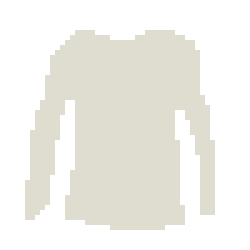
#> input picture Feed Stock/Primary Color/Muted white.png, 50 x 50 px, found by its file name (shown 5 times larger); its folder holds 4 pictures in this run; the run also reads 2 pictures not shown here
$ python UglyXmasSweaterGenerator.py
#> lines starting #> are read from the running program, lines starting #| are printed output that depends on the picture; pictures that were not available may be replaced by others from this repository, and a replacement may not be noted
from PIL import Image
import random
import os

#PATHS
def combinePaths(listofpaths, outputlist, path):
#> called with path = '\\Feed Stock\\Primary Color'
    for x in listofpaths:
        outputlist.append(path + "/" + x)

PATH_PRIMARY = "\Feed Stock\Primary Color"
list_primary = os.listdir(PATH_PRIMARY)
paths_primary = []
combinePaths(list_primary, paths_primary, PATH_PRIMARY)

PATH_SECONDARY = "\Feed Stock\Secondary Color"
list_secondary = os.listdir(PATH_SECONDARY)
paths_secondary = []
combinePaths(list_secondary, paths_secondary, PATH_SECONDARY)

PATH_DESIGN_NO_SECONDARY = "\Feed Stock\Design\All Over"
list_designA = os.listdir(PATH_DESIGN_NO_SECONDARY)
paths_designA = []
combinePaths(list_designA, paths_designA, PATH_DESIGN_NO_SECONDARY)

PATH_DESIGN_SECONDARY_ALLOVER = "\Feed Stock\Design\Part\All Over"
list_designB1 = os.listdir(PATH_DESIGN_SECONDARY_ALLOVER)
paths_designB1 = []
combinePaths(list_designB1, paths_designB1, PATH_DESIGN_SECONDARY_ALLOVER)

PATH_DESIGN_SECONDARY_ARMS = "\Feed Stock\Design\Part\Arms"
list_designB2 = os.listdir(PATH_DESIGN_SECONDARY_ARMS)
paths_designB2 = []
combinePaths(list_designB2, paths_designB2, PATH_DESIGN_SECONDARY_ARMS)

PATH_DESIGN_SECONDARY_CHEST = "\Feed Stock\Design\Part\Chest"
list_designB3 = os.listdir(PATH_DESIGN_SECONDARY_CHEST)
paths_designB3 = []
combinePaths(list_designB3, paths_designB3, PATH_DESIGN_SECONDARY_CHEST)

PATH_DESIGN_SECONDARY_SHOULDERS = "\Feed Stock\Design\Part\Shoulders"
list_designB4 = os.listdir(PATH_DESIGN_SECONDARY_SHOULDERS)
paths_designB4 = []
combinePaths(list_designB4, paths_designB4, PATH_DESIGN_SECONDARY_SHOULDERS)

PATH_FINISHING_TOUCHES = "\Feed Stock\Finishing Touches/1.png"
PATH_OUTPUT = "\Output"

RARE_ADDON = "\Feed Stock/Rare Addons/Snow Outline.png"

# COLORS
red = (161,16,41)
red2 = (175,6,11)
yellow = (255,217,125)
white = (255,255,240)
white2 = (237,237,237)
white3 = (202, 210, 213)
brown = (78,39,24)
green = (31,64,10)
green2= (116, 149,122)
green3 = (33,85,36)
green4= (46,75,57)
colors = [('red', red),('red', red2), ('yellow',yellow), ('brown', brown), ('green',green), ('green', green2), ('green', green3), ('green', green4)]

def generate_sweater_random(iteration, file):
#> called with iteration = 1
    index_base = random.randint(0, len(paths_primary)-1)
    ledg_base = list_primary[index_base].replace(".png", "")
    base = Image.open(paths_primary[index_base])       #open random primary
#> base is the input picture: PIL image 50x50 RGBA; mean R, G, B, A 239.8, 239.3, 232.8, 115.6
    if random.randint(1,101) > 90:                  #10% chance of getting All Over design
        index_designA = random.randint(0,len(paths_designA)-1)
        secondary = Image.open(r"Feed Stock/empty.png")
        designA = Image.open(paths_designA[index_designA])
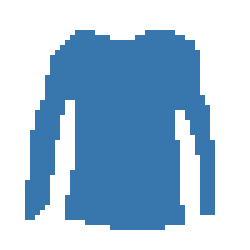
#> input picture Feed Stock/Primary Color/Blue.png, 50 x 50 px, found by its file name (shown 5 times larger)
#> designA is the input picture: PIL image 50x50 RGBA; mean R, G, B, A 134, 172.3, 205.1, 115.6
        designB1 = Image.open(r"Feed Stock/empty.png")
        designB2 = Image.open(r"Feed Stock/empty.png")
        designB3 = Image.open(r"Feed Stock/empty.png")
        designB4 = Image.open(r"Feed Stock/empty.png")
        ledgA = list_designA[index_designA].replace(".png", "")
        ledgSecondary = "None"
        ledgB1 = "None"
        ledgB2 = "None"
        ledgB3 = "None"
        ledgB4 = "None"
    else:                                           #90% chance of getting Composite design
        index_secondary = random.randint(0, len(paths_secondary)-1)
        secondary = Image.open(paths_secondary[index_secondary])
        designA = Image.open(r"Feed Stock/empty.png")
        ledgA = "None"
        ledgSecondary = list_secondary[index_secondary].replace(".png", "")
        if random.randint(1,101) > 90:              #Of the above 90%, 10% chance of getting Composite color All Over design
            index_designB1 = random.randint(0,len(paths_designB1)-1)
            designB1 = Image.open(paths_designB1[index_designB1])
            designB2 = Image.open(r"Feed Stock/empty.png")
            designB3 = Image.open(r"Feed Stock/empty.png")
            designB4 = Image.open(r"Feed Stock/empty.png")
            ledgB1 = list_designB1[index_designB1].replace(".png", "")
            ledgB2 = "None"
            ledgB3 = "None"
            ledgB4 = "None"
        else:                                       #Of the above 90%, 90% chance of getting composite design
            index_designB2 = random.randint(0,len(paths_designB2)-1)
            index_designB3 = random.randint(0,len(paths_designB3)-1)
            index_designB4 = random.randint(0,len(paths_designB4)-1)
            designB1 = Image.open(r"Feed Stock/empty.png")
            designB2 = Image.open(paths_designB2[index_designB2])
            designB3 = Image.open(paths_designB3[index_designB3])
            designB4 = Image.open(paths_designB4[index_designB4])
            ledgB1 = "None"
            ledgB2 = list_designB2[index_designB2].replace(".png", "")
            ledgB3 = list_designB3[index_designB3].replace(".png", "")
            ledgB4 = list_designB4[index_designB4].replace(".png", "")

    finishingTouches = Image.open(PATH_FINISHING_TOUCHES)
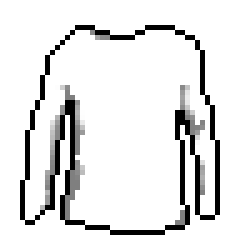
#> input picture Feed Stock/Finishing Touches/1.png, 50 x 50 px, found by its file name (shown 5 times larger)
#> finishingTouches is the input picture: PIL image 50x50 RGBA; mean R, G, B, A 203.2, 203.2, 203.2, 26.6
    rareAddon = Image.open(RARE_ADDON)

    #SET UP BACKGROUND
    bgcolor = random.choice(colors)[1]
    background_size = [50,50]
    background = Image.new(mode="RGB", size=background_size, color=bgcolor)
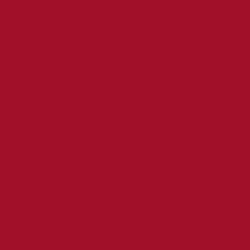
#> background: PIL image 50x50 RGB (shown 5 times larger); mean R, G, B 161, 16, 41
    area = (0,0)

    #ASSEMBLE SWEATER
    background.paste(base, area, base)
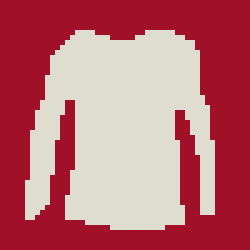
#> background: PIL image 50x50 RGB (shown 5 times larger); mean R, G, B 188.6, 108.9, 116.2
    background.paste(secondary, area, secondary)
    background.paste(designA, area, designA)
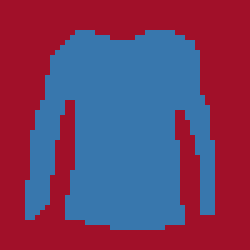
#> background: PIL image 50x50 RGB (shown 5 times larger); mean R, G, B 113.4, 62.7, 100.8
    background.paste(designB1, area, designB1)
    background.paste(designB2, area, designB2)
    background.paste(designB3, area, designB3)
    background.paste(designB4, area, designB4)
    background.paste(finishingTouches, area, finishingTouches)
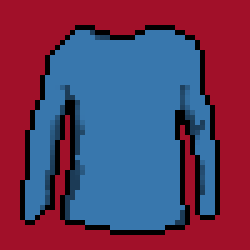
#> background: PIL image 50x50 RGB (shown 5 times larger); mean R, G, B 98.3, 59.3, 94.4
    if random.randint(1,1226) > 1213:       # ~1% chance of getting snowy background
        background.paste(rareAddon, area, rareAddon)
        snow = "Present"
    else:
        snow = "Not present"

    #RESIZE AND SAVE
    resized_img = background.resize((300, 300), resample=Image.NEAREST)
    resized_img.save(PATH_OUTPUT + "/" + str(iteration) +  '.png', "PNG")

    #WRITE TO LEDGER
    file.write(str(iteration) + "\t" + ledg_base + "\t" + ledgSecondary + "\t" + ledgA + "\t" + ledgB1 + "\t" + ledgB2 + "\t" + ledgB3 + "\t" + ledgB4 + "\t" + snow + "\t" + "\n")
def iterate(quantity):
    file = open("ledger.csv", "w")
    iteration = 1
    for n in range(quantity):
        generate_sweater_random(iteration, file)
        iteration += 1
    print("Done")
    file.close()

iterate(100)
